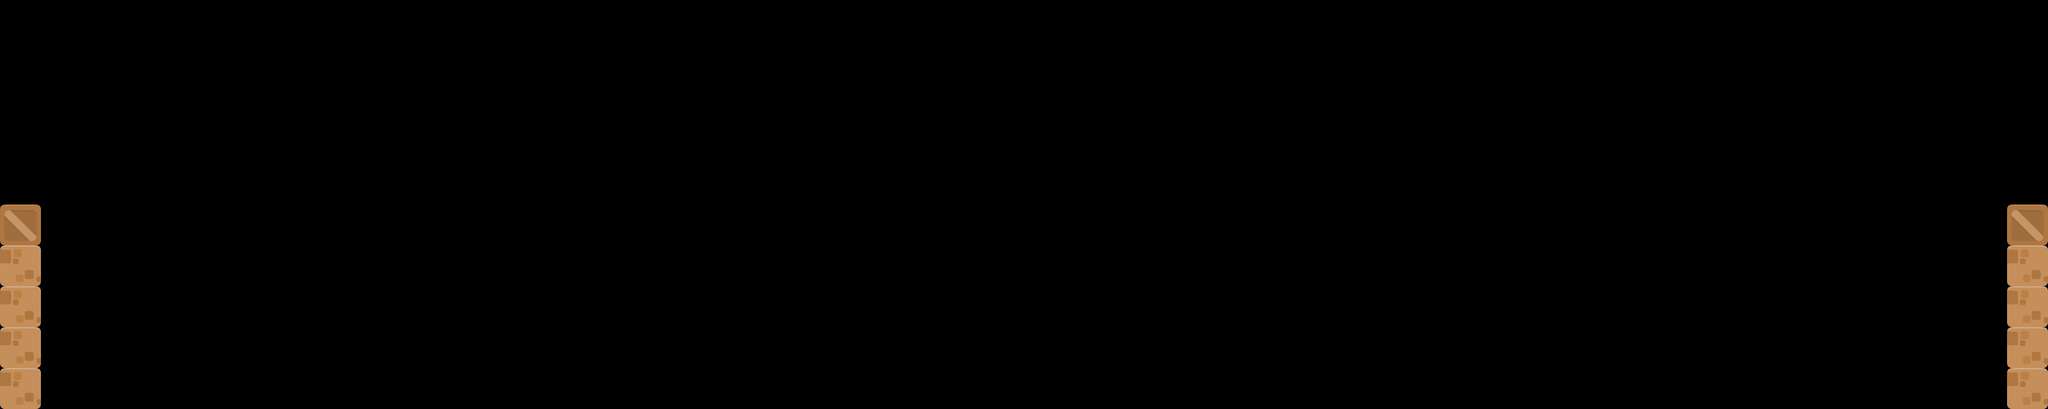

The image is a tile-based game level rendered from a .tmx file. Its description and source (layers, tilesets, objects; grid data summarised) follow:
An orthogonal 50x10 tile map with 70x70 px tiles, 1 tile layer (Tile Layer 1).

<map version="1.0" orientation="orthogonal" renderorder="left-down" width="50" height="10" tilewidth="70" tileheight="70" nextobjectid="10">
 <tileset firstgid="1" name="SVNTiles" tilewidth="129" tileheight="112">
  <tile id="0">
   <image width="54" height="28" source="../Art/Tileset/alien_plant.png" />
  </tile>
  <tile id="1">
   <image width="70" height="70" source="../Art/Tileset/block.png" />
  </tile>
  <tile id="2">
   <image width="70" height="70" source="../Art/Tileset/bonus.png" />
  </tile>
  <tile id="3">
   <image width="70" height="70" source="../Art/Tileset/bonus_used.png" />
  </tile>
  <tile id="4">
   <image width="71" height="24" source="../Art/Tileset/bridge.png" />
  </tile>
  <tile id="5">
   <image width="70" height="70" source="../Art/Tileset/Bubble.png" />
  </tile>
  <tile id="6">
   <image width="70" height="26" source="../Art/Tileset/bush.png" />
  </tile>
  <tile id="7">
   <image width="70" height="70" source="../Art/Tileset/CeilingDown.png" />
  </tile>
  <tile id="8">
   <image width="70" height="70" source="../Art/Tileset/CeilingUp.png" />
  </tile>
  <tile id="9">
   <image width="129" height="63" source="../Art/Tileset/cloud_1.png" />
  </tile>
  <tile id="10">
   <image width="128" height="63" source="../Art/Tileset/cloud_2.png" />
  </tile>
  <tile id="11">
   <image width="128" height="63" source="../Art/Tileset/cloud_3.png" />
  </tile>
  <tile id="12">
   <image width="35" height="35" source="../Art/Tileset/coin_bronze.png" />
  </tile>
  <tile id="13">
   <image width="35" height="35" source="../Art/Tileset/coin_gold.png" />
  </tile>
  <tile id="14">
   <image width="35" height="35" source="../Art/Tileset/coin_silver.png" />
  </tile>
  <tile id="15">
   <image width="70" height="70" source="../Art/Tileset/crate.png" />
  </tile>
  <tile id="16">
   <image width="35" height="40" source="../Art/Tileset/grass.png" />
  </tile>
  <tile id="17">
   <image width="70" height="70" source="../Art/Tileset/ground.png" />
  </tile>
  <tile id="18">
   <image width="70" height="70" source="../Art/Tileset/ground_cave.png" />
  </tile>
  <tile id="19">
   <image width="70" height="70" source="../Art/Tileset/ground_dirt.png" />
  </tile>
  <tile id="20">
   <image width="70" height="70" source="../Art/Tileset/ground_rock.png" />
  </tile>
  <tile id="21">
   <image width="70" height="70" source="../Art/Tileset/ground_sand.png" />
  </tile>
  <tile id="22">
   <image width="70" height="45" source="../Art/Tileset/lava.png" />
  </tile>
  <tile id="23">
   <image width="69" height="112" source="../Art/Tileset/PlaceholderAngel.png" />
  </tile>
  <tile id="24">
   <image width="72" height="21" source="../Art/Tileset/plank.png" />
  </tile>
  <tile id="25">
   <image width="70" height="41" source="../Art/Tileset/rock.png" />
  </tile>
  <tile id="26">
   <image width="39" height="34" source="../Art/Tileset/shroom.png" />
  </tile>
  <tile id="27">
   <image width="70" height="70" source="../Art/Tileset/SlopeDown.png" />
  </tile>
  <tile id="28">
   <image width="70" height="70" source="../Art/Tileset/SlopeUp.png" />
  </tile>
  <tile id="29">
   <image width="70" height="35" source="../Art/Tileset/spikes.png" />
  </tile>
  <tile id="30">
   <image width="70" height="45" source="../Art/Tileset/water.png" />
  </tile>
  <tile id="31">
   <image width="70" height="70" source="../Art/Tileset/water_block.png" />
  </tile>
 </tileset>
 <layer name="Tile Layer 1" width="50" height="10">
  <data>[500 cells, 10 non-empty, 2 distinct tile ids]</data>
 </layer>
 <objectgroup name="Object Layer 1" />
</map>
